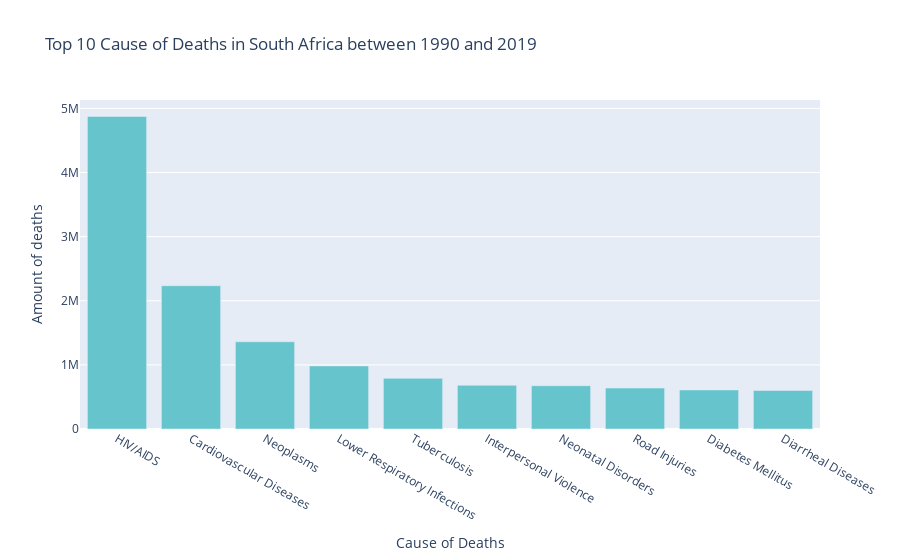

Source (notebook cell):
### Code cell
top_10_illnesses('South Africa')

### Figure 1 — Plotly figure (JSON) as saved in the notebook; plotly's stock layout.template omitted (floating-point values rounded to 4 significant figures)
{"data": [{"alignmentgroup": "True", "hovertemplate": "variable=0<br>Cause of Deaths=%{x}<br>Amount of deaths=%{y}<extra></extra>", "legendgroup": "0", "marker": {"color": "rgb(102, 197, 204)", "pattern": {"shape": ""}}, "name": "0", "offsetgroup": "0", "orientation": "v", "showlegend": true, "textposition": "auto", "type": "bar", "x": ["HIV/AIDS", "Cardiovascular Diseases", "Neoplasms", "Lower Respiratory Infections", "Tuberculosis", "Interpersonal Violence", "Neonatal Disorders", "Road Injuries", "Diabetes Mellitus", "Diarrheal Diseases"], "xaxis": "x", "y": [4874296, 2234693, 1360234, 983661, 789786, 681957, 674828, 638445, 609364, 600313], "yaxis": "y"}], "layout": {"barmode": "relative", "legend": {"title": {"text": "variable"}, "tracegroupgap": 0}, "showlegend": false, "title": {"text": "Top 10 Cause of Deaths in South Africa between 1990 and 2019"}, "xaxis": {"anchor": "y", "domain": [0, 1], "title": {"text": "Cause of Deaths"}}, "yaxis": {"anchor": "x", "domain": [0, 1], "title": {"text": "Amount of deaths"}}}}
